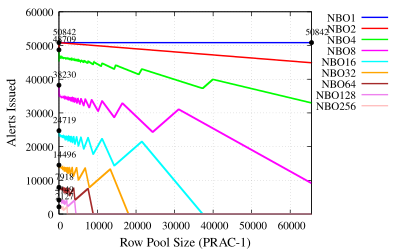

Generate this figure with gnuplot:
# Set terminal to PDF with enhanced font, size, and format
set terminal pdfcairo enhanced font 'Times,12' size 4in, 2.5in
set output 'plot-alert-prac1.pdf'

# Set labels for axes
set xlabel 'Row Pool Size (PRAC-1)' font 'Times,14'
set ylabel 'Alerts Issued' font 'Times,14'

# Set x-axis limit
set xrange [0:65536]

# Enable grid lines
set grid

# Set key outside the plot
set key outside top

# Define custom labels for each file
labels = "NBO1 NBO2 NBO4 NBO8 NBO16 NBO32 NBO64 NBO128 NBO256"

# Function to find the highest point in a data file
highest_point(file) = sprintf('< awk ''{if ($1 != "GroupSize" && ($5 > max || ($5 == max && $1 > x))) {max=$5; x=$1}} END {print x, max}'' %s', file)

# List of files to plot
files = "~/PRAC/NBO1/NBO1-prac1.txt ~/PRAC/NBO2/NBO2-prac1.txt ~/PRAC/NBO4/NBO4-prac1.txt ~/PRAC/NBO8/NBO8-prac1.txt ~/PRAC/NBO16/NBO16-prac1.txt ~/PRAC/NBO32/NBO32-prac1.txt ~/PRAC/NBO64/NBO64-prac1.txt ~/PRAC/NBO128/NBO128-prac1.txt ~/PRAC/NBO256/NBO256-prac1.txt"

# Colors for the plots
colors = "blue red green magenta cyan orange brown violet pink yellow"

# Plot commands with custom labels, colors, line styles, and markers
plot for [i=1:words(files)] word(files, i) using 1:5 with lines lw 2 lc rgb word(colors, i) title word(labels, i), \
     for [i=1:words(files)] highest_point(word(files, i)) using 1:2 with points pointtype 7 pointsize 0.5 lc rgb "black" notitle, \
     for [i=1:words(files)] highest_point(word(files, i)) using 1:2:(sprintf("%.0f", $2)) with labels offset char 1, char 1 font 'Times,10' notitle
